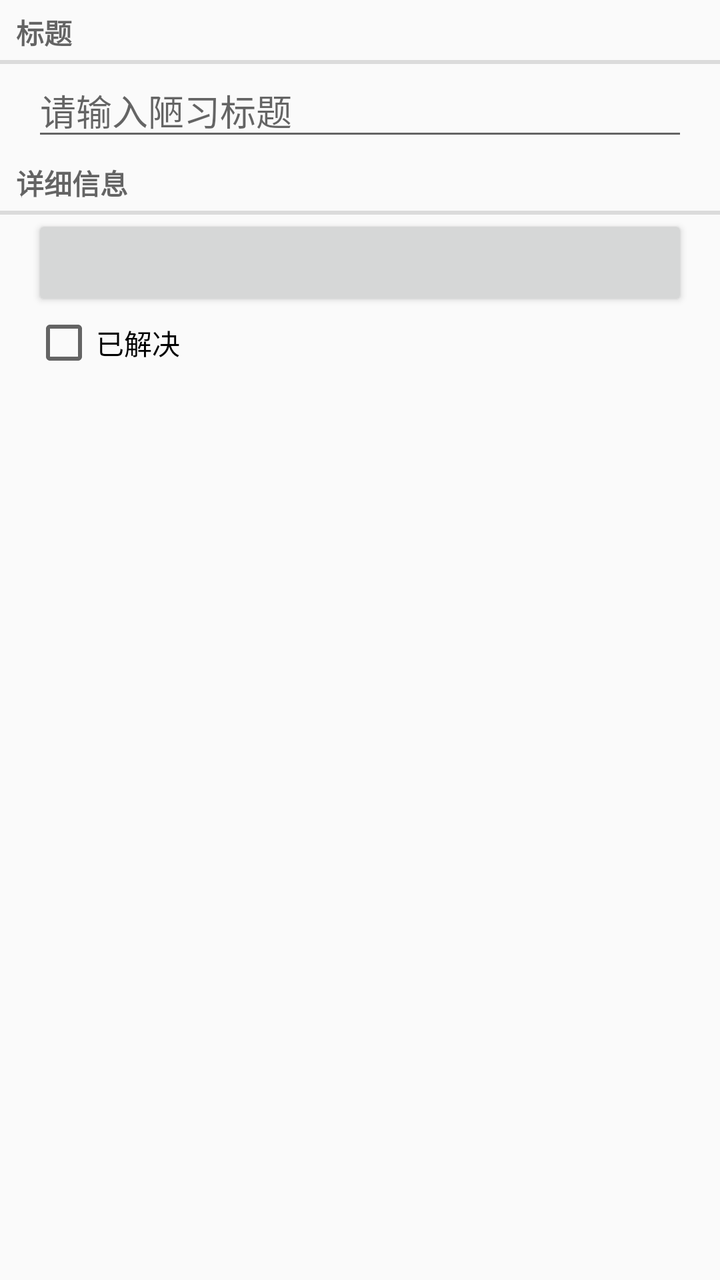
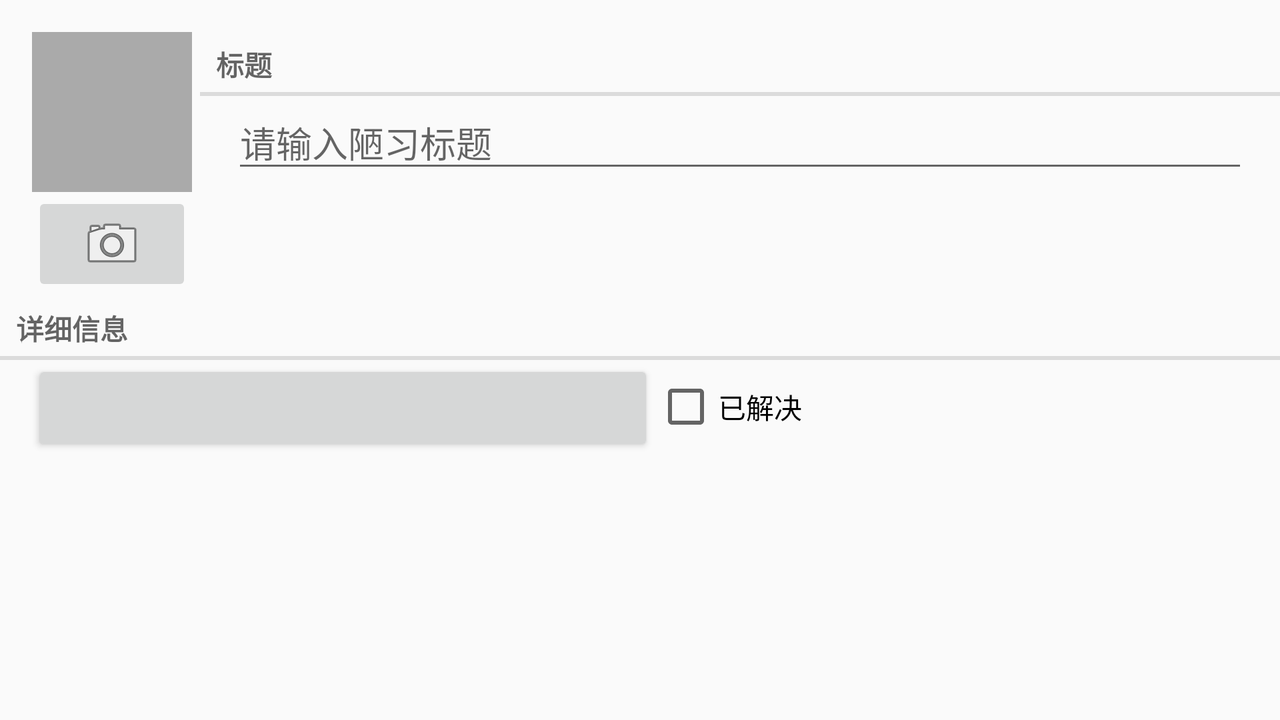

One screen, two layout resources from the same app: the default and the repository's alternative for another configuration. Each is rendered where Android would select it; the XML of both is given below.
<!-- AndroidManifest.xml: application theme AppTheme -->
<!-- res/layout/fragment_crime.xml -->
<LinearLayout xmlns:android="http://schemas.android.com/apk/res/android"
    xmlns:tools="http://schemas.android.com/tools"
    android:layout_width="match_parent"
    android:layout_height="match_parent"
    tools:context=".fragment.CrimeFragment"
    android:orientation="vertical">

    
    <TextView
        android:layout_width="match_parent"
        android:layout_height="wrap_content"
        android:text="@string/crime_title_label"
        style="?android:listSeparatorTextViewStyle"
        />
    <EditText
        android:layout_width="match_parent"
        android:layout_height="wrap_content"
        android:hint="@string/crime_title_hint"
        android:layout_marginLeft="16dp"
        android:layout_marginRight="16dp"
        android:id="@+id/crime_title"
        />
    <TextView
        android:layout_width="match_parent"
        android:layout_height="wrap_content"
        android:text="@string/crime_details_label"
        style="?android:listSeparatorTextViewStyle"
        />
    <Button
        android:layout_width="match_parent"
        android:layout_height="wrap_content"
        android:layout_marginLeft="16dp"
        android:layout_marginRight="16dp"
        android:id="@+id/crime_date"/>
    <CheckBox
        android:layout_width="match_parent"
        android:layout_height="wrap_content"
        android:layout_marginLeft="16dp"
        android:layout_marginRight="16dp"
        android:text="@string/crime_solved_label"
        android:id="@+id/crime_solved"/>

</LinearLayout>
<!-- resources referenced by this layout -->
<resources>
  <string name="crime_details_label">详细信息</string>
  <string name="crime_solved_label">已解决</string>
  <string name="crime_title_hint">请输入陋习标题</string>
  <string name="crime_title_label">标题</string>
  <!-- from res/values-v11/ -->
  <style name="AppTheme" parent="Theme.AppCompat.Light.DarkActionBar">
          
      </style>
</resources>
<!-- res/layout-land/fragment_crime.xml (the repository's variant of the layout above) -->
<!-- drawn on the phone turned sideways -->
<LinearLayout xmlns:android="http://schemas.android.com/apk/res/android"
    xmlns:tools="http://schemas.android.com/tools"
    android:layout_width="match_parent"
    android:layout_height="match_parent"
    tools:context=".fragment.CrimeFragment"
    android:orientation="vertical">

    
    <LinearLayout
        android:layout_width="fill_parent"
        android:layout_height="wrap_content"
        android:orientation="horizontal"
        android:layout_marginLeft="16dp"
        android:layout_marginTop="16dp">
        <LinearLayout
            android:layout_width="wrap_content"
            android:layout_height="wrap_content"
            android:orientation="vertical"
            android:layout_marginRight="4dp">
            <ImageView
                android:layout_width="80dp"
                android:layout_height="80dp"
                android:scaleType="centerInside"
                android:background="@android:color/darker_gray"
                android:cropToPadding="true"
                android:id="@+id/crime_imageView"/>
            <ImageButton
                android:layout_width="match_parent"
                android:layout_height="wrap_content"
                android:id="@+id/crime_imageButton"
                android:src="@android:drawable/ic_menu_camera"/>
        </LinearLayout>
        <LinearLayout
            android:layout_width="wrap_content"
            android:layout_height="wrap_content"
            android:orientation="vertical"
            android:layout_weight="1">
            <TextView
                android:layout_width="match_parent"
                android:layout_height="wrap_content"
                android:text="@string/crime_title_label"
                style="?android:listSeparatorTextViewStyle"
                />
            <EditText
                android:layout_width="match_parent"
                android:layout_height="wrap_content"
                android:hint="@string/crime_title_hint"
                android:layout_marginLeft="16dp"
                android:layout_marginRight="16dp"
                android:id="@+id/crime_title"
                />
        </LinearLayout>
    </LinearLayout>

    <TextView
        android:layout_width="match_parent"
        android:layout_height="wrap_content"
        android:text="@string/crime_details_label"
        style="?android:listSeparatorTextViewStyle"
        />

    <LinearLayout
        android:orientation="horizontal"
        android:layout_width="match_parent"
        android:layout_height="wrap_content"
        android:layout_marginLeft="16dp"
        android:layout_marginRight="16dp">

        <Button
            android:layout_width="wrap_content"
            android:layout_height="wrap_content"
            android:id="@+id/crime_date"
            android:layout_weight="1"/>

        <CheckBox
            android:layout_width="wrap_content"
            android:layout_height="wrap_content"
            android:text="@string/crime_solved_label"
            android:id="@+id/crime_solved"
            android:layout_weight="1"/>
    </LinearLayout>

</LinearLayout>
